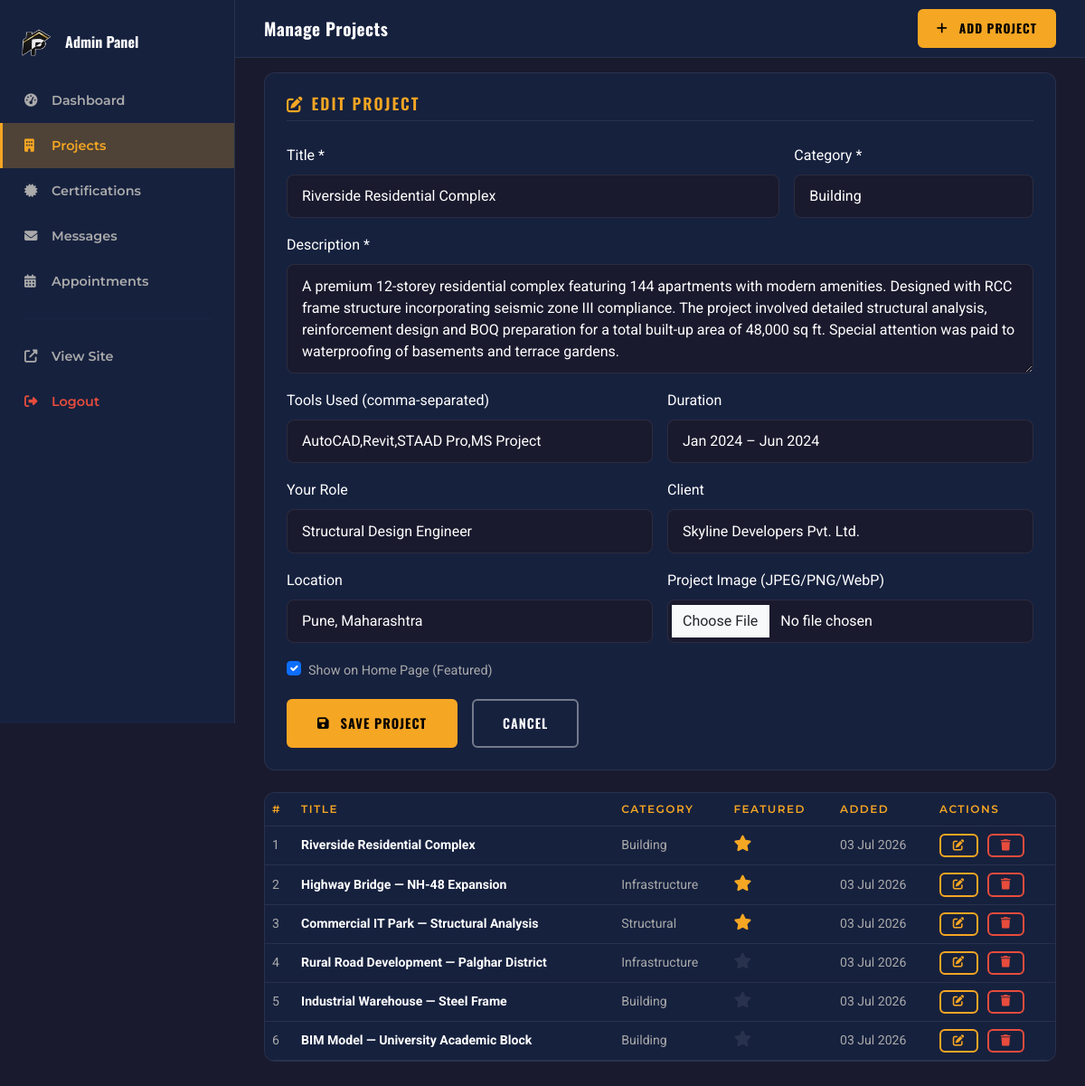
The page /admin/projects.php?action=edit&id=1 (signed in) on the database its author committed.
### tables this page shows
CREATE TABLE IF NOT EXISTS `projects` (
  `id` INT UNSIGNED NOT NULL AUTO_INCREMENT,
  `title` VARCHAR(200) NOT NULL,
  `description` TEXT NOT NULL,
  `category` ENUM('building','structural','infrastructure','internship') NOT NULL DEFAULT 'building',
  `tools_used` VARCHAR(500) DEFAULT NULL,
  `image_path` LONGTEXT DEFAULT NULL,
  `gallery_images` TEXT DEFAULT NULL,
  `duration` VARCHAR(100) DEFAULT NULL,
  `role` VARCHAR(150) DEFAULT NULL,
  `client` VARCHAR(200) DEFAULT NULL,
  `location` VARCHAR(200) DEFAULT NULL,
  `is_featured` TINYINT(1) DEFAULT 0,
  `created_at` TIMESTAMP DEFAULT CURRENT_TIMESTAMP,
  PRIMARY KEY (`id`)
);

### includes/functions.php (called while the page is built, shortened)
<?php
function getAllProjects(string $category = ''): array {
    $db = getDB();
    if ($category && $category !== 'all') {
        $stmt = $db->prepare("SELECT * FROM projects WHERE category = ? ORDER BY created_at DESC");
        $stmt->execute([$category]);
    } else {
        $stmt = $db->prepare("SELECT * FROM projects ORDER BY created_at DESC");
        $stmt->execute();
    }
    return $stmt->fetchAll();
}
function getProjectById(int $id): array|false {
    $db = getDB();
    $stmt = $db->prepare("SELECT * FROM projects WHERE id = ?");
    $stmt->execute([$id]);
    return $stmt->fetch();
}

### admin/projects.php (the view, shortened to what this page needs)
<?php
require_once __DIR__ . '/../includes/functions.php';
$action = $_GET['action'] ?? 'list';
$editProject = null;
if ($action === 'edit' && isset($_GET['id'])) {
    $editProject = getProjectById((int)$_GET['id']);
}
$projects = getAllProjects();
?>
<!DOCTYPE html>
<html lang="en">
<head>
  <link href="https://cdn.jsdelivr.net/npm/bootstrap@5.3.3/dist/css/bootstrap.min.css" rel="stylesheet">
  <link rel="stylesheet" href="https://cdnjs.cloudflare.com/ajax/libs/font-awesome/6.5.1/css/all.min.css">
  <link rel="stylesheet" href="/assets/css/style.min.css">
  <link rel="stylesheet" href="/assets/css/dark-theme.min.css">
  <link rel="stylesheet" href="/assets/css/responsive.min.css">
</head>
<body>
<aside class="admin-sidebar">
  <div class="px-4 mb-4"><div class="d-flex align-items-center gap-2"><img src="/assets/images/hero/logo.png" alt="Logo" style="height: 30px; width: auto; object-fit: contain; margin-right: 8px;"><span style="font-family:var(--font-heading);font-size:1rem;font-weight:700;">Admin Panel</span></div></div>
  <nav>
    <a href="/admin/index.php"         class="admin-nav-link"><i class="fas fa-tachometer-alt"></i>Dashboard</a>
    <a href="/admin/projects.php"       class="admin-nav-link active"><i class="fas fa-building"></i>Projects</a>
    <a href="/admin/certifications.php" class="admin-nav-link"><i class="fas fa-certificate"></i>Certifications</a>
    <a href="/admin/contacts.php"       class="admin-nav-link"><i class="fas fa-envelope"></i>Messages</a>
    <a href="/admin/appointments.php"   class="admin-nav-link"><i class="fas fa-calendar-alt"></i>Appointments</a>
    <hr style="border-color:var(--clr-border);margin:1rem 1.5rem;">
    <a href="/index.php"  class="admin-nav-link"><i class="fas fa-external-link-alt"></i>View Site</a>
    <a href="/admin/logout.php" class="admin-nav-link" style="color:var(--clr-error)!important;"><i class="fas fa-sign-out-alt"></i>Logout</a>
  </nav>
</aside>
<div class="admin-topbar">
  <h2 style="font-family:var(--font-heading);font-size:1.2rem;font-weight:700;margin:0;">Manage Projects</h2>
  <a href="?action=add" class="btn-accent ms-auto" style="padding:0.5rem 1.2rem;font-size:0.85rem;"><i class="fas fa-plus me-1"></i>Add Project</a>
</div>
<div class="content-area">
  <?php if ($action === 'add' || $action === 'edit'): ?>
    <div class="card-custom p-4 mb-4">
      <h3 class="skill-group-title mb-4"><i class="fas fa-<?= $action === 'edit' ? 'edit' : 'plus' ?> me-2"></i><?= $action === 'edit' ? 'Edit Project' : 'Add New Project' ?></h3>
      <form method="POST" enctype="multipart/form-data">
        <div class="row g-3">
          <div class="col-sm-8">
            <label class="form-label">Title *</label>
            <input type="text" name="title" class="form-control" required value="<?= htmlspecialchars($editProject['title'] ?? '') ?>"
                   style="background:var(--clr-bg);border:1px solid var(--clr-border);color:var(--clr-text);border-radius:8px;padding:0.7rem 1rem;">
          </div>
          <div class="col-sm-4">
            <label class="form-label">Category *</label>
            <select name="category" class="form-select" style="background:var(--clr-bg);border:1px solid var(--clr-border);color:var(--clr-text);border-radius:8px;padding:0.7rem 1rem;">
              <?php foreach (['building','structural','infrastructure','internship'] as $cat): ?>
                <option value="<?= $cat ?>" <?= ($editProject['category'] ?? '') === $cat ? 'selected' : '' ?>><?= ucfirst($cat) ?></option>
              <?php endforeach; ?>
            </select>
          </div>
          <div class="col-12">
            <label class="form-label">Description *</label>
            <textarea name="description" class="form-control" rows="4" required
                      style="background:var(--clr-bg);border:1px solid var(--clr-border);color:var(--clr-text);border-radius:8px;padding:0.7rem 1rem;"><?= htmlspecialchars($editProject['description'] ?? '') ?></textarea>
          </div>
          <div class="col-sm-6">
            <label class="form-label">Tools Used (comma-separated)</label>
            <input type="text" name="tools_used" class="form-control" value="<?= htmlspecialchars($editProject['tools_used'] ?? '') ?>"
                   style="background:var(--clr-bg);border:1px solid var(--clr-border);color:var(--clr-text);border-radius:8px;padding:0.7rem 1rem;" placeholder="AutoCAD, Revit, STAAD Pro">
          </div>
          <div class="col-sm-6">
            <label class="form-label">Duration</label>
            <input type="text" name="duration" class="form-control" value="<?= htmlspecialchars($editProject['duration'] ?? '') ?>"
                   style="background:var(--clr-bg);border:1px solid var(--clr-border);color:var(--clr-text);border-radius:8px;padding:0.7rem 1rem;" placeholder="Jan 2024 – Mar 2024">
          </div>
          <div class="col-sm-6">
            <label class="form-label">Your Role</label>
            <input type="text" name="role" class="form-control" value="<?= htmlspecialchars($editProject['role'] ?? '') ?>"
                   style="background:var(--clr-bg);border:1px solid var(--clr-border);color:var(--clr-text);border-radius:8px;padding:0.7rem 1rem;">
          </div>
          <div class="col-sm-6">
            <label class="form-label">Client</label>
            <input type="text" name="client" class="form-control" value="<?= htmlspecialchars($editProject['client'] ?? '') ?>"
                   style="background:var(--clr-bg);border:1px solid var(--clr-border);color:var(--clr-text);border-radius:8px;padding:0.7rem 1rem;">
          </div>
          <div class="col-sm-6">
            <label class="form-label">Location</label>
            <input type="text" name="location" class="form-control" value="<?= htmlspecialchars($editProject['location'] ?? '') ?>"
                   style="background:var(--clr-bg);border:1px solid var(--clr-border);color:var(--clr-text);border-radius:8px;padding:0.7rem 1rem;">
          </div>
          <div class="col-sm-6">
            <label class="form-label">Project Image (JPEG/PNG/WebP)</label>
            <input type="file" name="image" class="form-control" accept="image/jpeg,image/png,image/webp"
                   style="background:var(--clr-bg);border:1px solid var(--clr-border);color:var(--clr-text);border-radius:8px;padding:0.7rem 1rem;">
          </div>
          <div class="col-12">
            <div class="form-check">
              <input class="form-check-input" type="checkbox" name="is_featured" id="is_featured" value="1"
                     <?= ($editProject['is_featured'] ?? 0) ? 'checked' : '' ?>>
              <label class="form-check-label" for="is_featured" style="color:var(--clr-text-muted);font-size:0.9rem;">Show on Home Page (Featured)</label>
            </div>
          </div>
          <div class="col-12 d-flex gap-3">
            <button type="submit" class="btn-accent"><i class="fas fa-save me-1"></i>Save Project</button>
            <a href="?action=list" class="btn-ghost">Cancel</a>
          </div>
        </div>
      </form>
    </div>
  <?php endif; ?>
  <div class="card-custom">
    <div class="table-responsive">
      <table class="table admin-table mb-0">
        <thead><tr>
          <th>#</th><th>Title</th><th>Category</th><th>Featured</th><th>Added</th><th>Actions</th>
        </tr></thead>
        <tbody>
          <?php foreach ($projects as $p): ?>
            <tr>
              <td><?= $p['id'] ?></td>
              <td><strong style="color:var(--clr-text);"><?= htmlspecialchars($p['title']) ?></strong></td>
              <td><span class="card-category"><?= ucfirst($p['category']) ?></span></td>
              <td>
                <a href="?action=toggle_featured&id=<?= $p['id'] ?>" title="Toggle featured">
                  <i class="fas fa-star" style="color:<?= $p['is_featured'] ? 'var(--clr-accent)' : 'var(--clr-border)' ?>;font-size:1.1rem;"></i>
                </a>
              </td>
              <td><?= date('d M Y', strtotime($p['created_at'])) ?></td>
              <td>
                <a href="?action=edit&id=<?= $p['id'] ?>" class="btn-outline-accent" style="padding:0.3rem 0.8rem;font-size:0.78rem;margin-right:0.4rem;"><i class="fas fa-edit"></i></a>
                <a href="?action=delete&id=<?= $p['id'] ?>" class="btn-ghost" style="padding:0.3rem 0.8rem;font-size:0.78rem;color:var(--clr-error);border-color:var(--clr-error);"
                   onclick="return confirm('Delete this project?')"><i class="fas fa-trash"></i></a>
              </td>
            </tr>
          <?php endforeach; ?>
        </tbody>
      </table>
    </div>
  </div>
</div>
</body>
</html>

### admin/projects.php (style rules this page uses)
body { background:var(--clr-bg); }
.admin-topbar { height:64px;background:var(--clr-bg2);border-bottom:1px solid var(--clr-border);display:flex;align-items:center;padding:0 2rem;position:fixed;top:0;left:260px;right:0;z-index:50; }
.content-area { margin-left:260px;padding:5rem 2rem 2rem; }

### rows shown on the page
projects: title "Riverside Residential Complex", category "Building", description "A premium 12-storey residential complex featuring 144 apartments with modern amenities. Designed with RCC frame structure incorporating seismic zone III compliance. The project involved detailed structural analysis, reinforcement design and BOQ preparation for a total built-up area of 48,000 sq ft. Special attention was paid to waterproofing of basements and terrace gardens.", tools_used "AutoCAD,Revit,STAAD Pro,MS Project", duration "Jan 2024 – Jun 2024", role "Structural Design Engineer", client "Skyline Developers Pvt. Ltd.", location "Pune, Maharashtra", is_featured "☑", id "1", created_at "03 Jul 2026"
projects: id "2", title "Highway Bridge — NH-48 Expansion", category "Infrastructure", is_featured 1 (drawn), created_at "03 Jul 2026"
projects: id "3", title "Commercial IT Park — Structural Analysis", category "Structural", is_featured 1 (drawn), created_at "03 Jul 2026"
projects: id "4", title "Rural Road Development — Palghar District", category "Infrastructure", is_featured 0 (drawn), created_at "03 Jul 2026"
projects: id "5", title "Industrial Warehouse — Steel Frame", category "Building", is_featured 0 (drawn), created_at "03 Jul 2026"
projects: id "6", title "BIM Model — University Academic Block", category "Building", is_featured 0 (drawn), created_at "03 Jul 2026"
